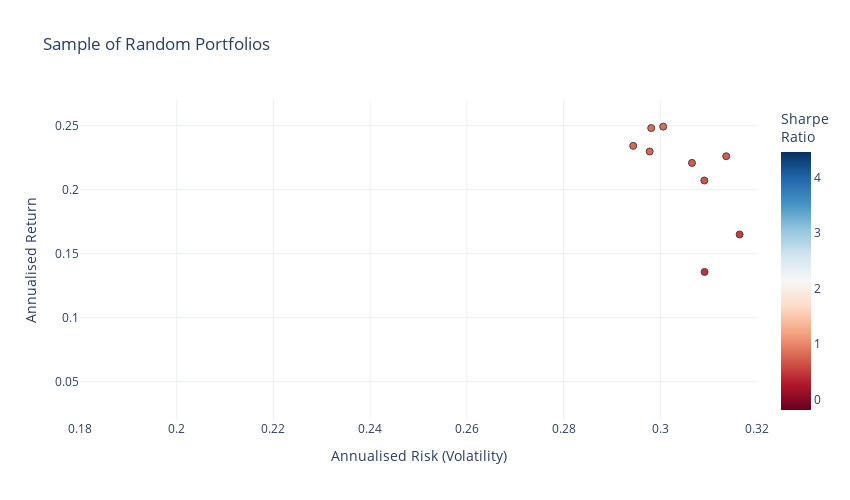

Notebook code for this chart:
### Code cell
# Plotting
mean_variance_pairs = np.array(mean_variance_pairs)

risk_free_rate=0 #-- Include risk free rate here

fig = go.Figure()
fig.add_trace(go.Scatter(x=mean_variance_pairs[:,1]**0.5, y=mean_variance_pairs[:,0], 
                      marker=dict(color=(mean_variance_pairs[:,0]-risk_free_rate)/(mean_variance_pairs[:,1]**0.5), 
                                  showscale=True, 
                                  size=7,
                                  line=dict(width=1),
                                  colorscale="RdBu",
                                  colorbar=dict(title="Sharpe<br>Ratio")
                                 ), 
                      mode='markers'))
fig.update_layout(template='plotly_white',
                  xaxis=dict(title='Annualised Risk (Volatility)'),
                  yaxis=dict(title='Annualised Return'),
                  title='Sample of Random Portfolios',
                  width=850,
                  height=500)
fig.update_xaxes(range=[0.18, 0.32])
fig.update_yaxes(range=[0.02,0.27])
fig.update_layout(coloraxis_colorbar=dict(title="Sharpe Ratio"))

### Figure 1 — Plotly figure (JSON) as saved in the notebook; plotly's stock layout.template omitted (floating-point values rounded to 4 significant figures; data arrays with more than 128 entries replaced by an {"elided": "..."} marker saying what was removed)
{"data": [{"marker": {"color": {"elided": "1000 float values"}, "colorbar": {"title": {"text": "Sharpe<br>Ratio"}}, "colorscale": [[0, "rgb(103,0,31)"], [0.1, "rgb(178,24,43)"], [0.2, "rgb(214,96,77)"], [0.3, "rgb(244,165,130)"], [0.4, "rgb(253,219,199)"], [0.5, "rgb(247,247,247)"], [0.6, "rgb(209,229,240)"], [0.7, "rgb(146,197,222)"], [0.8, "rgb(67,147,195)"], [0.9, "rgb(33,102,172)"], [1, "rgb(5,48,97)"]], "line": {"width": 1}, "showscale": true, "size": 7}, "mode": "markers", "type": "scatter", "x": {"elided": "1000 float values"}, "y": {"elided": "1000 float values"}}], "layout": {"coloraxis": {"colorbar": {"title": {"text": "Sharpe Ratio"}}}, "height": 500, "title": {"text": "Sample of Random Portfolios"}, "width": 850, "xaxis": {"range": [0.18, 0.32], "title": {"text": "Annualised Risk (Volatility)"}}, "yaxis": {"range": [0.02, 0.27], "title": {"text": "Annualised Return"}}}}
